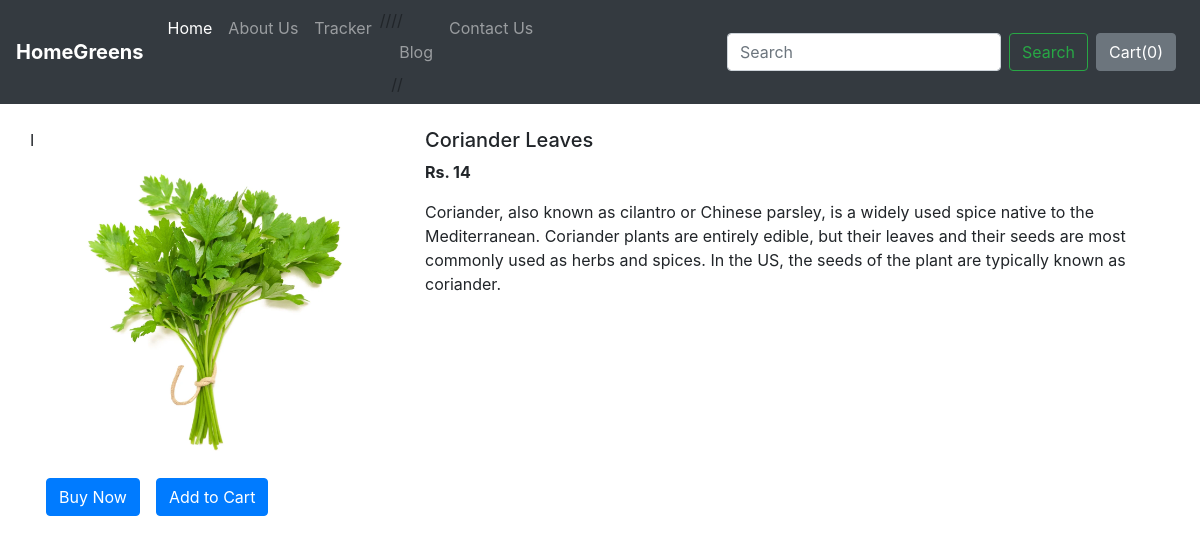
/shop/products/14, run on the app's committed database.
### shop/models.py (models this page shows)
class Product(models.Model):
    product_id = models.AutoField
    product_name=models.CharField(max_length=50)
    category=models.CharField(max_length=50,default="")
    subcategory=models.CharField(max_length=50,default="")
    price=models.IntegerField(default=0)
    desc=models.CharField(max_length=300)
    pub_date=models.DateField()
    image=models.ImageField(upload_to="shop/images", default="")
    def __str__(self):
        return self.product_name

### shop/views.py (the view)
# urls.py: path('products/<int:myid>', views.ProdView,name="ProductView"),
def ProdView(request, myid):
    product=Product.objects.filter(id=myid)
    print(product)
    return render(request,"shop/prodview.html",{'product':product[0]})

### shop/templates/shop/prodview.html (shortened to what this page needs)
{% extends 'shop/basic.html' %}
{% block body %}
<div class="container my-4">
    <div class="row">
        <div class="col-md-4">
            <div class="row">
            I   <img src='/media/{{product.image}}' width="350px" height="350px">
            </div>
        <div class="row">
            <button class="btn btn-primary mx-3">Buy Now</button>
            <button class="btn btn-primary ">Add to Cart</button>
        </div>
    </div>
        <div class='col-md-8'>
            <h5>{{product.product_name}}</h5>
            <p><b>Rs. {{product.price}}</b></p>
            <p>{{product.desc}}</p>
        </div>
    </div>
</div>
{% endblock %}

### data on the page
Product: image (picture), product_name "Coriander Leaves", price "14", desc "Coriander, also known as cilantro or Chinese parsley, is a widely used spice native to the Mediterranean. Coriander plants are entirely edible, but their leaves and their seeds are most commonly used as herbs and spices. In the US, the seeds of the plant are typically known as coriander."
